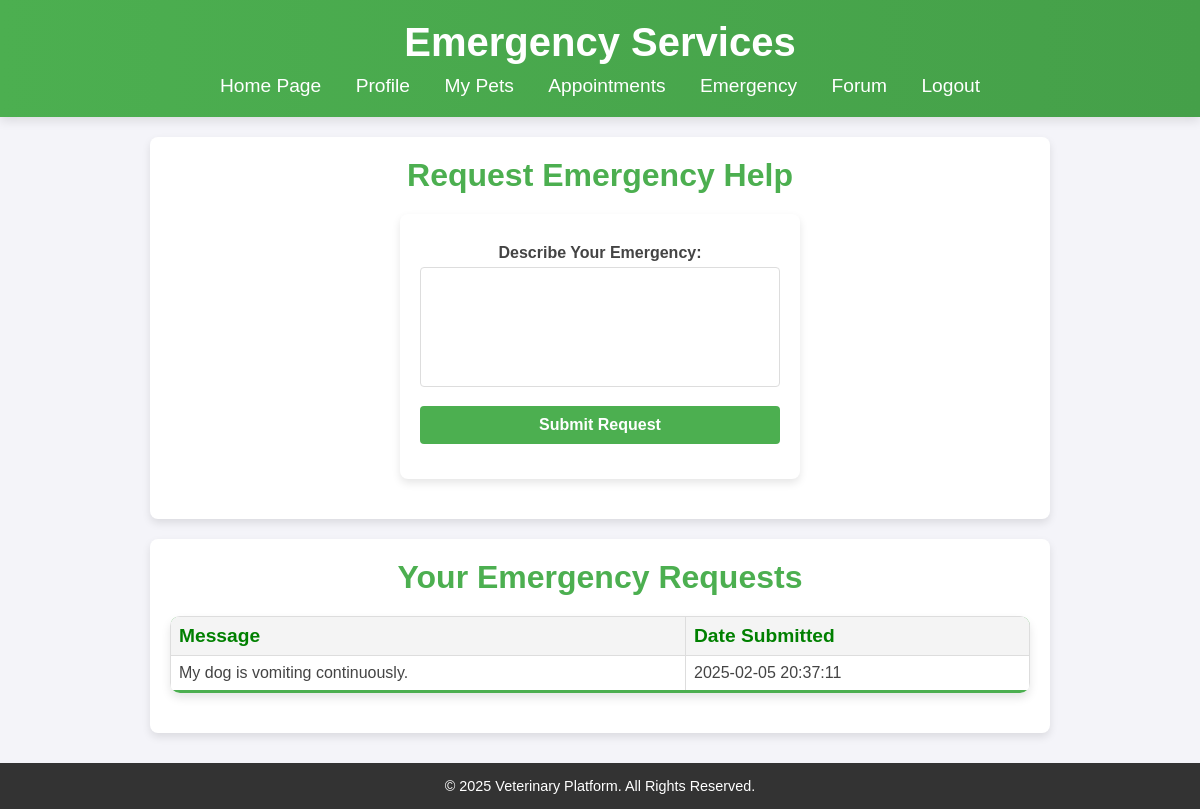
/user/emergency.php (signed in), run on the app's committed database.
### tables this page shows
CREATE TABLE IF NOT EXISTS emergencies (
    id INT AUTO_INCREMENT PRIMARY KEY,
    user_id INT NOT NULL,
    message TEXT NOT NULL,
    status ENUM('pending', 'resolved') DEFAULT 'pending',
    date TIMESTAMP DEFAULT CURRENT_TIMESTAMP,
    FOREIGN KEY (user_id) REFERENCES users(id) ON DELETE CASCADE
);

### user/emergency.php (the view, shortened to what this page needs)
<?php
include '../backend/database.php';
$query = "SELECT message, date FROM emergencies WHERE user_id = ? ORDER BY date DESC";
$stmt = $conn->prepare($query);
$stmt->bind_param('i', $_SESSION['user_id']);
$stmt->execute();
$result = $stmt->get_result();
?>
<!DOCTYPE html>
<html lang="en">
<head>
    <link rel="stylesheet" href="../public/css/style.css">
</head>
<body>
    <header>
        <h1>Emergency Services</h1>
        <nav>
            <a href="../public/index.php">Home Page</a>
            <a href="profile.php">Profile</a>
            <a href="pets.php">My Pets</a>
            <a href="appointments.php">Appointments</a>
            <a href="emergency.php">Emergency</a>
            <a href="forum.php">Forum</a>
            <a href="../backend/logout.php">Logout</a>
        </nav>
    </header>
    <main>
        <section>
            <h2>Request Emergency Help</h2>
            <form action="" method="POST">
                <label for="message">Describe Your Emergency:</label>
                <textarea id="message" name="message" rows="4" required></textarea>
                <button type="submit">Submit Request</button>
            </form>
        </section>
        <section class="emergency-history">
            <h2>Your Emergency Requests</h2>
            <?php if ($result->num_rows > 0): ?>
                <table class="styled-table">
                    <thead>
                        <tr>
                            <th>Message</th>
                            <th>Date Submitted</th>
                        </tr>
                    </thead>
                    <tbody>
                        <?php while ($row = $result->fetch_assoc()): ?>
                            <tr>
                                <td><?= htmlspecialchars($row['message']) ?></td>
                                <td><?= htmlspecialchars($row['date']) ?></td>
                            </tr>
                        <?php endwhile; ?>
                    </tbody>
                </table>
            <?php else: ?>
                <p>You have not submitted any emergency requests yet.</p>
            <?php endif; ?>
        </section>
    </main>
    <footer>
        <p>&copy; 2025 Veterinary Platform. All Rights Reserved.</p>
    </footer>
</body>
</html>

### public/css/style.css (style rules this page uses)
* { margin: 0; padding: 0; box-sizing: border-box; font-family: 'Poppins', sans-serif; scroll-behavior: smooth; }
body { background-color: #f4f4f9; color: #444; text-align: center; }
header { background: linear-gradient(to right, #4CAF50, #45a049); color: white; padding: 20px 0; box-shadow: 0 4px 10px rgba(0, 0, 0, 0.1); position: sticky; top: 0; width: 100%; z-index: 1000; }
header h1 { font-size: 2.5rem; animation: fadeInDown 1s ease-in-out; }
nav { margin-top: 10px; animation: fadeIn 1s ease-in-out; }
nav a { color: white; text-decoration: none; margin: 0 15px; font-size: 1.2rem; transition: transform 0.3s ease, color 0.3s; }
h2 { display: block; width: 100%; text-align: center; }
form { background: white; max-width: 400px; margin: auto; padding: 20px; border-radius: 8px; box-shadow: 0 4px 8px rgba(0, 0, 0, 0.1); animation: fadeInUp 1s ease-in-out; }
form label { display: block; font-weight: bold; margin: 10px 0 5px; }
form input, form textarea { width: 100%; padding: 10px; margin-bottom: 15px; border: 1px solid #ddd; border-radius: 4px; }
form button { background-color: #4CAF50; color: white; border: none; cursor: pointer; font-size: 1rem; font-weight: bold; padding: 10px 15px; transition: background-color 0.3s ease-in-out; }
footer { background: #333; color: white; padding: 15px 0; margin-top: 30px; text-align: center; font-size: 0.9rem; }
section { margin: 20px auto; max-width: 900px; text-align: center; padding: 20px; background: white; border-radius: 8px; box-shadow: 0 4px 8px rgba(0, 0, 0, 0.1); }
section h2 { color: #4CAF50; margin-bottom: 15px; font-size: 2rem; }
form { background: white; border-radius: 8px; padding: 20px; box-shadow: 0 4px 8px rgba(0, 0, 0, 0.1); max-width: 400px; margin: 20px auto; }
form label { display: block; margin: 10px 0 5px; font-weight: bold; }
form input, form textarea, form button { width: 100%; padding: 10px; margin-bottom: 15px; border: 1px solid #ddd; border-radius: 4px; font-size: 1rem; }
form button { background-color: #4CAF50; color: white; border: none; cursor: pointer; font-size: 1rem; font-weight: bold; transition: background-color 0.3s; }
form textarea { height: 120px; resize: none; }
button, a.button { display: inline-block; background-color: #4CAF50; color: white; padding: 10px 20px; text-decoration: none; border-radius: 5px; font-weight: bold; transition: background-color 0.3s; }
.styled-table { width: 100%; border-collapse: collapse; margin: 20px 0; font-size: 1rem; background: white; border-radius: 10px; overflow: hidden; box-shadow: 0 5px 10px rgba(0, 0, 0, 0.1); }
.styled-table th, .styled-table td { padding: 12px 15px; text-align: left; }
.styled-table thead { background-color: #4CAF50; color: white; font-size: 1.2rem; }
.styled-table tbody tr { border-bottom: 1px solid #ddd; }
.styled-table tbody tr:last-of-type { border-bottom: 3px solid #4CAF50; }

### user/emergency.php (style rules this page uses)
.emergency-history { margin-top: 20px; }
.emergency-history table { width: 100%; border-collapse: collapse; }
.emergency-history th, .emergency-history td { border: 1px solid #ddd; padding: 8px; text-align: left; }
.emergency-history th { color: green ; background-color: #f4f4f4; }

### data on the page
emergencies: message "My dog is vomiting continuously.", date "2025-02-05 20:37:11"
